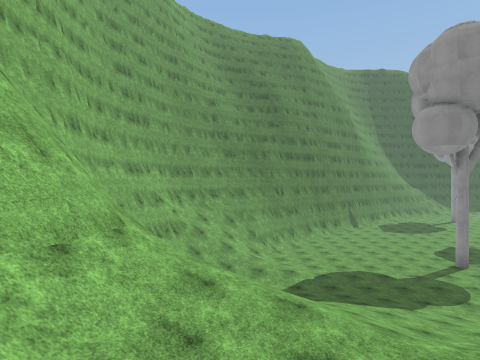
View 1 (above)

24 first-person views from a walk through a scene from a Unity 3-D project. The camera is 1.2 m above the floor, looks level and sees 80° across. The floor is counted in squares, 2.57 m on a side. Each view is taken from the middle of a square. On the plan, view 1 faces up. The plan holds only what a view shows up to about 9 squares ahead; the rest is blank. The place goes on beyond the plan. The player is left out. Some surface patterns are stand-ins.

View 2
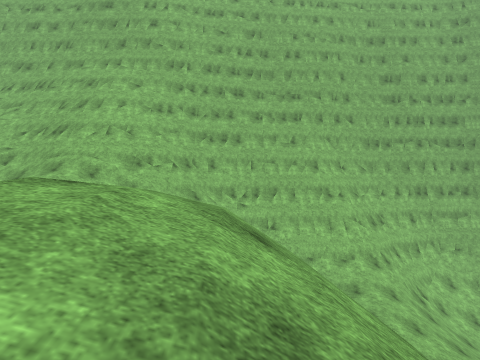

View 3
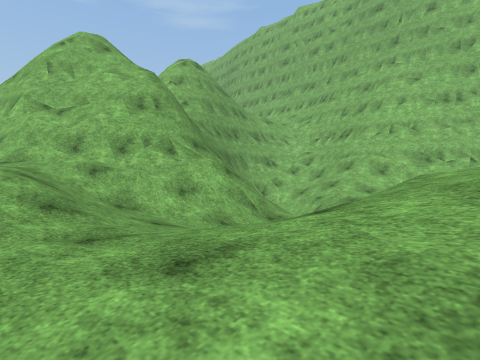

View 4
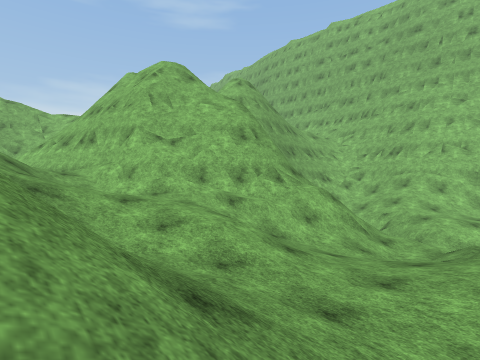

View 5
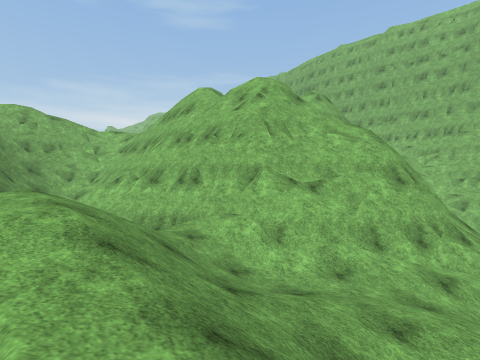

View 6
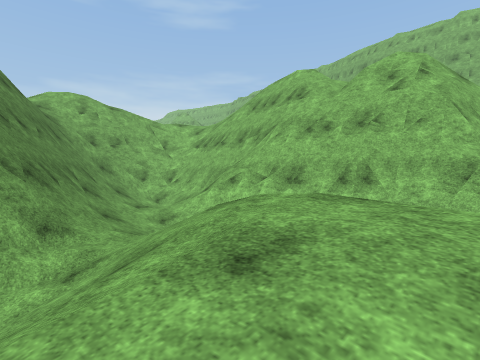

View 7
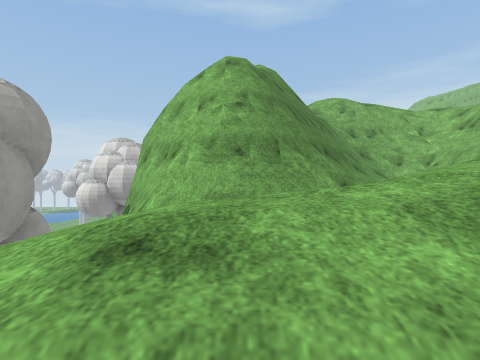

View 8
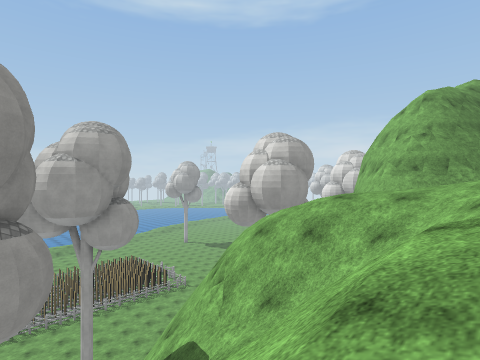

View 9
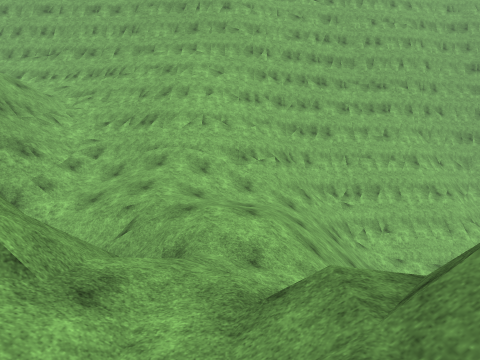

View 10
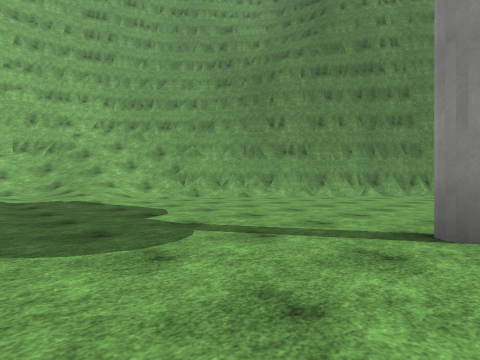

View 11
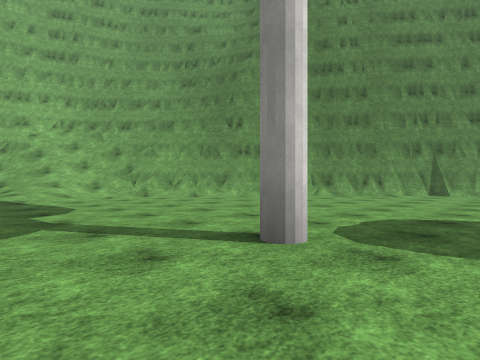

View 12
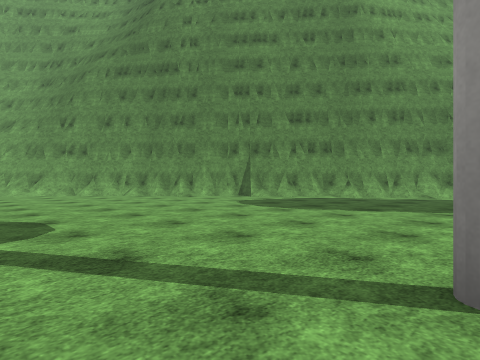

View 13
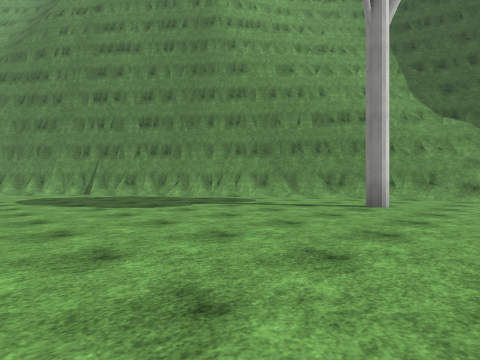

View 14
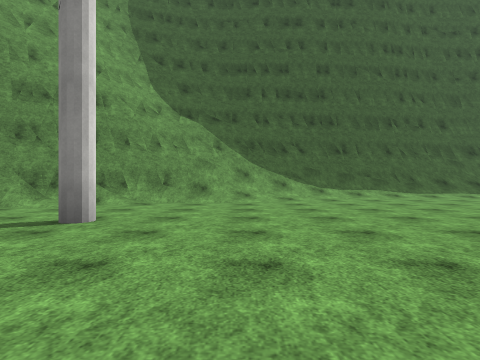

View 15
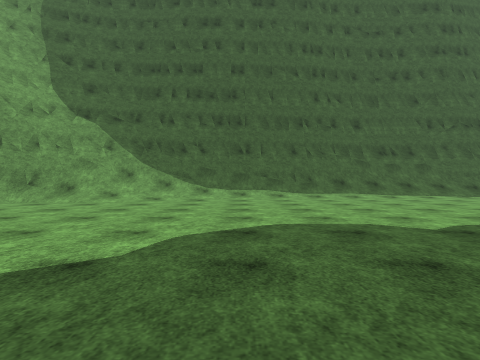

View 16
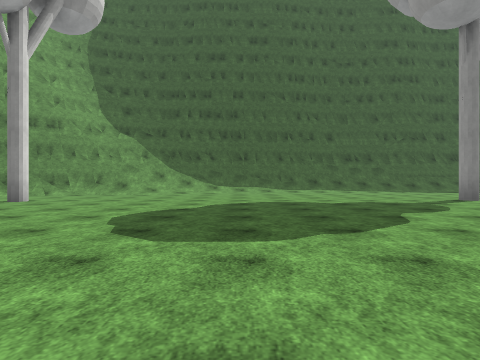

View 17
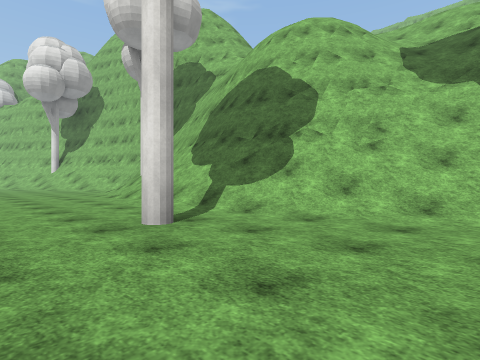

View 18
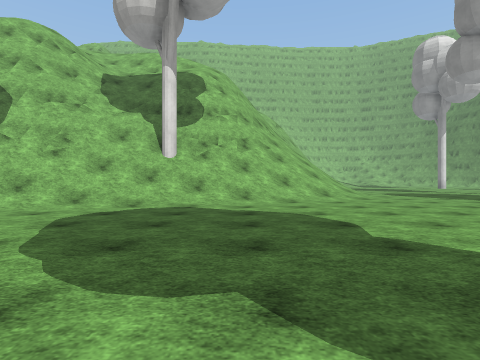

View 19
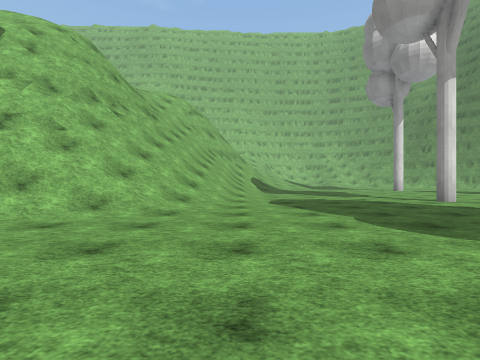

View 20
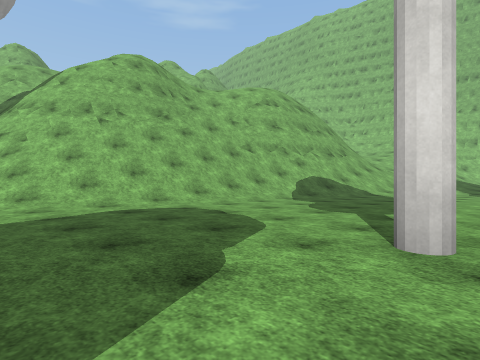

View 21
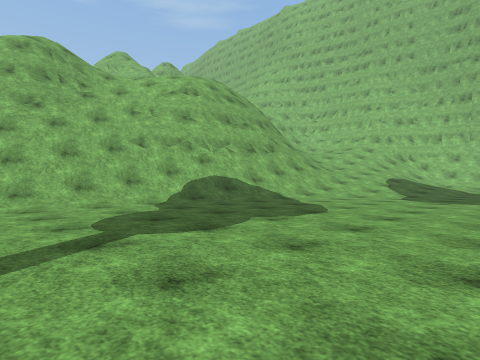

View 22
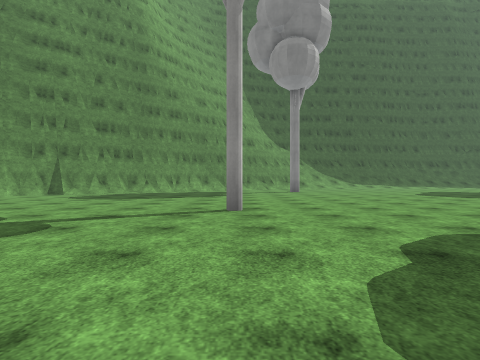

View 23
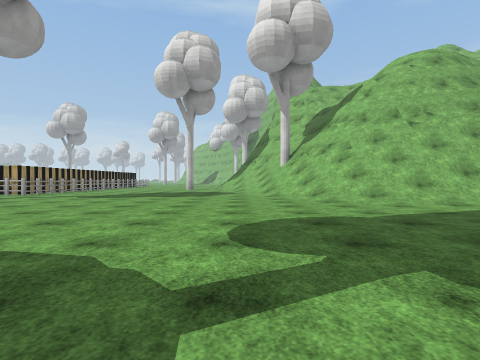

View 24
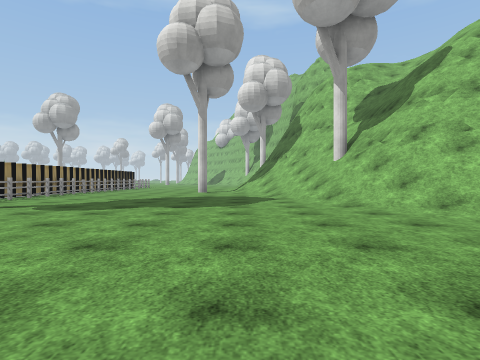

### Floor plan
Key: @ floor where view 1 was taken; # wall or solid block; . floor; / step, stairs or slope; = window, fence, low wall or low ledge; v drop or lower ground; O other object.
Columns run from 3 left of view 1 to 25 right of it. Each row starts with its distance up from view 1.
 26                      ######//
 25                   ####///////
 24                  ##/////.....
 23                ####//........
 22               ###............
 21              ##.............O
 20             ##....O..........
 19           ###...............
 18          ##.................
 17         ##.................
 16        ##.................
 15       ##.................
 14      ##..............  .
 13     ##/.........O....
 12    /#/..............
 11   ///........ .....
 10  /////.....O. ....
  9 #/////...........
  8 #///./.............. .
  7  // ////.........O.....
  6  #// ////...............
  5  #=////////..............
  4  #////////////............
  3  #/////  ##///////........
  2  #////    v##///////.......
  1  #/     // v=#=/////.......O
  0  ##@    /// /=###////........
 -1  ##//   //// /vv###//.......#
 -2   #//// /////////v#///......#
 -3   #//////////////v#O//......#
 -4   #////////// ////=///......#
 -5   #//v v///// ////##///...
 -6   #//  ###////////###//O..
 -7   ### v####////////v##/...
 -8        = ##////////v #/...
 -9           #/////   v #/..
-10           ## ///   v##/..
-11           ##///=#=   //..
-12           ##///####  O...
-13           #///##      ...
-14           ##//#        ..
-15           ##/##

Positions as (right, up) in squares from view 1, and headings:
1: (0, 0), facing up
2: (7, 0), facing left
3: (8, -1), facing down-left
4: (10, -2), facing down-left
5: (11, -5), facing down-left
6: (12, -8), facing down-left
7: (13, -7), facing down
8: (11, -3), facing down-right
9: (6, -3), facing left
10: (8, 7), facing up-left
11: (9, 8), facing up-left
12: (13, 12), facing up-left
13: (17, 15), facing up-left
14: (17, 17), facing up
15: (20, 17), facing up
16: (20, 14), facing up
17: (22, -3), facing down-left
18: (23, -1), facing left
19: (20, 3), facing left
20: (16, 8), facing down-left
21: (13, 9), facing down-left
22: (13, 9), facing up
23: (18, 8), facing down
24: (19, 5), facing down
